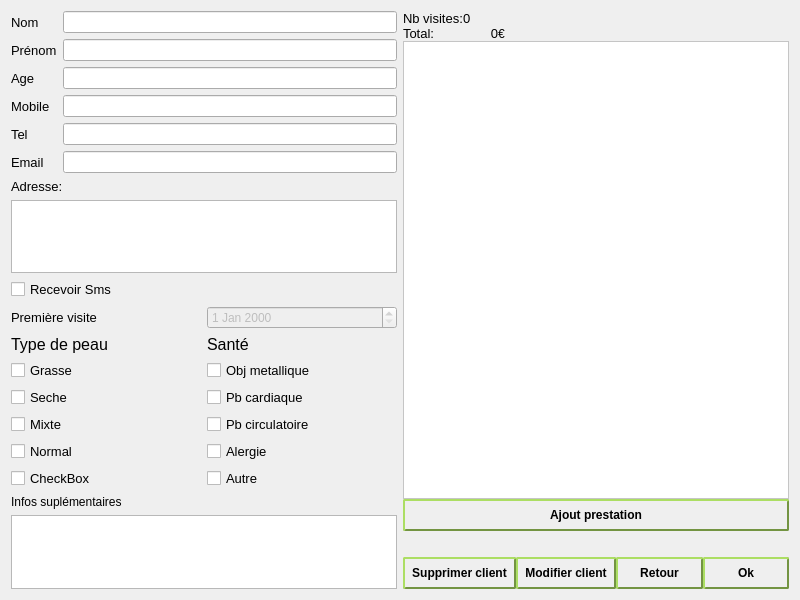
<?xml version="1.0" encoding="UTF-8"?>
<ui version="4.0">
 <class>Dialog</class>
 <widget class="QDialog" name="Dialog">
  <property name="geometry">
   <rect>
    <x>0</x>
    <y>0</y>
    <width>800</width>
    <height>600</height>
   </rect>
  </property>
  <property name="windowTitle">
   <string>Fiche Client</string>
  </property>
  <property name="styleSheet">
   <string notr="true">QDialog
{
/*	background-image:url(image/Zen-Background-23.jpg);
	background-repeat:none;
	background-color:#97d562;*/

/*	background-image:url(image/Zen-Background-23.jpg);*/
	/*background-repeat:none;*/

/*	background-color:#97d562;
	background: qlineargradient(stop: 0 rgba(250,250,250,1), stop: 1 rgba(151,213,98,1));*/
/*	background: qlineargradient( x1: 0, y1: 0, x2: 0, y2: 1,
                                      stop: 0 rgba(250,250,250,255), stop: 1 rgba(151,213,98,255));*/

background: qlineargradient( x1: 100, y1:100, x2: 200, y2: 200,
														stop: 0 rgba(250,250,250,255), stop: 1 rgba(151,213,98,255));


}</string>
  </property>
  <layout class="QGridLayout" name="gridLayout">
   <item row="1" column="1">
    <layout class="QHBoxLayout" name="horizontalLayout">
     <property name="spacing">
      <number>0</number>
     </property>
     <item>
      <widget class="QPushButton" name="pushButton_suppr">
       <property name="styleSheet">
        <string notr="true">QPushButton 
{
	background-image:url(image/bg-button_ns.png);
	background-repeat:repeat-xy;
    border-color:#739442;
     border-style: outset;
     border-width: 2px;
     border-radius: 2px;
     font: bold 12px;
     min-width: 8em;
     padding: 7px;
}

QPushButton:pressed 
{
     background-image:url(image/bg-button_s.png);
	background-repeat:repeat-xy;
    border-color:#739442;
     border-style: inset;
     border-width: 2px;
     border-radius: 2px;
     font: bold 12px;
     min-width: 8em;
     padding: 7px;
 }

QPushButton:hover:!pressed
{
	background-image:url(image/bg-button_h.png);
	background-repeat:repeat-xy;
    border-color:#c2bf48;
     border-style: outset;
     border-width: 2px;
     border-radius: 2px;
     font: bold 12px;
     min-width: 8em;
     padding: 7px;
}

</string>
       </property>
       <property name="text">
        <string>Supprimer client</string>
       </property>
       <property name="icon">
        <iconset>
         <normaloff>../build-JustinePgm-Desktop_Qt_5_4_0_MinGW_32bit-Debug/del.png</normaloff>../build-JustinePgm-Desktop_Qt_5_4_0_MinGW_32bit-Debug/del.png</iconset>
       </property>
       <property name="iconSize">
        <size>
         <width>15</width>
         <height>15</height>
        </size>
       </property>
      </widget>
     </item>
     <item>
      <widget class="QPushButton" name="pushButton_SAVE">
       <property name="styleSheet">
        <string notr="true">QPushButton 
{
	background-image:url(image/bg-button_ns.png);
	background-repeat:repeat-xy;
    border-color:#739442;
     border-style: outset;
     border-width: 2px;
     border-radius: 2px;
     font: bold 12px;
     min-width: 8em;
     padding: 7px;
}

QPushButton:pressed 
{
     background-image:url(image/bg-button_s.png);
	background-repeat:repeat-xy;
    border-color:#739442;
     border-style: inset;
     border-width: 2px;
     border-radius: 2px;
     font: bold 12px;
     min-width: 8em;
     padding: 7px;
 }

QPushButton:hover:!pressed
{
	background-image:url(image/bg-button_h.png);
	background-repeat:repeat-xy;
    border-color:#c2bf48;
     border-style: outset;
     border-width: 2px;
     border-radius: 2px;
     font: bold 12px;
     min-width: 8em;
     padding: 7px;
}

</string>
       </property>
       <property name="text">
        <string>Modifier client</string>
       </property>
       <property name="icon">
        <iconset>
         <normaloff>../build-JustinePgm-Desktop_Qt_5_4_0_MinGW_32bit-Debug/save.png</normaloff>../build-JustinePgm-Desktop_Qt_5_4_0_MinGW_32bit-Debug/save.png</iconset>
       </property>
       <property name="iconSize">
        <size>
         <width>15</width>
         <height>15</height>
        </size>
       </property>
      </widget>
     </item>
     <item>
      <widget class="QPushButton" name="pushButton_retour">
       <property name="styleSheet">
        <string notr="true">QPushButton 
{
	background-image:url(image/bg-button_ns.png);
	background-repeat:repeat-xy;
    border-color:#739442;
     border-style: outset;
     border-width: 2px;
     border-radius: 2px;
     font: bold 12px;
     min-width: 8em;
     padding: 7px;
}

QPushButton:pressed 
{
     background-image:url(image/bg-button_s.png);
	background-repeat:repeat-xy;
    border-color:#739442;
     border-style: inset;
     border-width: 2px;
     border-radius: 2px;
     font: bold 12px;
     min-width: 8em;
     padding: 7px;
 }

QPushButton:hover:!pressed
{
	background-image:url(image/bg-button_h.png);
	background-repeat:repeat-xy;
    border-color:#c2bf48;
     border-style: outset;
     border-width: 2px;
     border-radius: 2px;
     font: bold 12px;
     min-width: 8em;
     padding: 7px;
}

</string>
       </property>
       <property name="text">
        <string>Retour</string>
       </property>
       <property name="icon">
        <iconset>
         <normaloff>../build-JustinePgm-Desktop_Qt_5_4_0_MinGW_32bit-Debug/Cancel.png</normaloff>../build-JustinePgm-Desktop_Qt_5_4_0_MinGW_32bit-Debug/Cancel.png</iconset>
       </property>
       <property name="iconSize">
        <size>
         <width>15</width>
         <height>15</height>
        </size>
       </property>
      </widget>
     </item>
     <item>
      <widget class="QPushButton" name="pushButton_OK">
       <property name="styleSheet">
        <string notr="true">QPushButton 
{
	background-image:url(image/bg-button_ns.png);
	background-repeat:repeat-xy;
    border-color:#739442;
     border-style: outset;
     border-width: 2px;
     border-radius: 2px;
     font: bold 12px;
     min-width: 8em;
     padding: 7px;
}

QPushButton:pressed 
{
     background-image:url(image/bg-button_s.png);
	background-repeat:repeat-xy;
    border-color:#739442;
     border-style: inset;
     border-width: 2px;
     border-radius: 2px;
     font: bold 12px;
     min-width: 8em;
     padding: 7px;
 }

QPushButton:hover:!pressed
{
	background-image:url(image/bg-button_h.png);
	background-repeat:repeat-xy;
    border-color:#c2bf48;
     border-style: outset;
     border-width: 2px;
     border-radius: 2px;
     font: bold 12px;
     min-width: 8em;
     padding: 7px;
}

</string>
       </property>
       <property name="text">
        <string>Ok</string>
       </property>
       <property name="icon">
        <iconset>
         <normaloff>../build-JustinePgm-Desktop_Qt_5_4_0_MinGW_32bit-Debug/Ok.png</normaloff>../build-JustinePgm-Desktop_Qt_5_4_0_MinGW_32bit-Debug/Ok.png</iconset>
       </property>
       <property name="iconSize">
        <size>
         <width>15</width>
         <height>15</height>
        </size>
       </property>
      </widget>
     </item>
    </layout>
   </item>
   <item row="0" column="1">
    <layout class="QVBoxLayout" name="verticalLayout_5">
     <property name="spacing">
      <number>0</number>
     </property>
     <item>
      <layout class="QHBoxLayout" name="horizontalLayout_10"/>
     </item>
     <item>
      <layout class="QHBoxLayout" name="horizontalLayout_4">
       <item>
        <widget class="QLabel" name="label_nbVisite">
         <property name="maximumSize">
          <size>
           <width>60</width>
           <height>16777215</height>
          </size>
         </property>
         <property name="font">
          <font>
           <pointsize>10</pointsize>
          </font>
         </property>
         <property name="text">
          <string>Nb visites:</string>
         </property>
        </widget>
       </item>
       <item>
        <widget class="QLabel" name="nbVisite_valeur">
         <property name="font">
          <font>
           <pointsize>10</pointsize>
          </font>
         </property>
         <property name="layoutDirection">
          <enum>Qt::LeftToRight</enum>
         </property>
         <property name="text">
          <string>0</string>
         </property>
        </widget>
       </item>
      </layout>
     </item>
     <item>
      <layout class="QHBoxLayout" name="horizontalLayout_7">
       <item>
        <widget class="QLabel" name="label_total">
         <property name="maximumSize">
          <size>
           <width>35</width>
           <height>16777215</height>
          </size>
         </property>
         <property name="font">
          <font>
           <pointsize>10</pointsize>
          </font>
         </property>
         <property name="text">
          <string>Total:</string>
         </property>
        </widget>
       </item>
       <item>
        <widget class="QLabel" name="label_cout_total">
         <property name="maximumSize">
          <size>
           <width>60</width>
           <height>16777215</height>
          </size>
         </property>
         <property name="font">
          <font>
           <pointsize>10</pointsize>
          </font>
         </property>
         <property name="layoutDirection">
          <enum>Qt::LeftToRight</enum>
         </property>
         <property name="text">
          <string>0</string>
         </property>
         <property name="alignment">
          <set>Qt::AlignRight|Qt::AlignTrailing|Qt::AlignVCenter</set>
         </property>
        </widget>
       </item>
       <item>
        <widget class="QLabel" name="label_euro">
         <property name="text">
          <string>€</string>
         </property>
        </widget>
       </item>
      </layout>
     </item>
     <item>
      <widget class="QTableView" name="tableView_prestations">
       <property name="layoutDirection">
        <enum>Qt::LeftToRight</enum>
       </property>
       <property name="styleSheet">
        <string notr="true">QTableView 
{
     alternate-background-color: #E2E2E2;
     background: white;
     background-image: url(image/bg-tableview.jpg);
     background-repeat: repeat-xy;

	selection-background-color:#c9ff94;
	selection-color:rgb(0, 0, 0);

}

QHeaderView
{
	font: 75  8pt &quot;MS Shell Dlg 2&quot;;
	color:rgb(255, 255, 255);
}

QHeaderView:section
 {
     background-color: qlineargradient(x1:0, y1:0, x2:0, y2:1,
                                       stop:0 #616161, stop: 0.5 #505050,
                                       stop: 0.6 #434343, stop:1 #656565);

     padding-left: 4px;
     border: 1px solid #6c6c6c;

    font: 75  8pt &quot;MS Shell Dlg 2&quot;;
    color:rgb(255, 255, 255);
 }



</string>
       </property>
      </widget>
     </item>
     <item>
      <widget class="QPushButton" name="ajoutPrestation">
       <property name="styleSheet">
        <string notr="true">QPushButton 
{
	background-image:url(image/bg-button_ns.png);
	background-repeat:repeat-xy;
    border-color:#739442;
     border-style: outset;
     border-width: 2px;
     border-radius: 2px;
     font: bold 12px;
     min-width: 10em;
     padding: 7px;
}

QPushButton:pressed 
{
     background-image:url(image/bg-button_s.png);
	background-repeat:repeat-xy;
    border-color:#739442;
     border-style: inset;
     border-width: 2px;
     border-radius: 2px;
     font: bold 12px;
     min-width: 10em;
     padding: 7px;
 }

QPushButton:hover:!pressed
{
	background-image:url(image/bg-button_h.png);
	background-repeat:repeat-xy;
    border-color:#c2bf48;
     border-style: outset;
     border-width: 2px;
     border-radius: 2px;
     font: bold 12px;
     min-width: 10em;
     padding: 7px;
}

</string>
       </property>
       <property name="text">
        <string>Ajout prestation</string>
       </property>
       <property name="iconSize">
        <size>
         <width>15</width>
         <height>15</height>
        </size>
       </property>
      </widget>
     </item>
     <item>
      <spacer name="horizontalSpacer">
       <property name="orientation">
        <enum>Qt::Horizontal</enum>
       </property>
       <property name="sizeHint" stdset="0">
        <size>
         <width>40</width>
         <height>20</height>
        </size>
       </property>
      </spacer>
     </item>
    </layout>
   </item>
   <item row="0" column="0" rowspan="2">
    <layout class="QVBoxLayout" name="verticalLayout_6">
     <item>
      <layout class="QVBoxLayout" name="verticalLayout_2">
       <item>
        <layout class="QHBoxLayout" name="horizontalLayout_3">
         <item>
          <layout class="QVBoxLayout" name="verticalLayout_7">
           <item>
            <widget class="QLabel" name="label_nom">
             <property name="font">
              <font>
               <pointsize>10</pointsize>
              </font>
             </property>
             <property name="text">
              <string>Nom</string>
             </property>
            </widget>
           </item>
           <item>
            <widget class="QLabel" name="label_prenom">
             <property name="font">
              <font>
               <pointsize>10</pointsize>
              </font>
             </property>
             <property name="text">
              <string>Prénom</string>
             </property>
            </widget>
           </item>
           <item>
            <widget class="QLabel" name="label_age">
             <property name="font">
              <font>
               <pointsize>10</pointsize>
              </font>
             </property>
             <property name="text">
              <string>Age</string>
             </property>
            </widget>
           </item>
           <item>
            <widget class="QLabel" name="label_mobile">
             <property name="font">
              <font>
               <pointsize>10</pointsize>
              </font>
             </property>
             <property name="text">
              <string>Mobile</string>
             </property>
            </widget>
           </item>
           <item>
            <widget class="QLabel" name="label_tel">
             <property name="font">
              <font>
               <pointsize>10</pointsize>
              </font>
             </property>
             <property name="text">
              <string>Tel</string>
             </property>
            </widget>
           </item>
           <item>
            <widget class="QLabel" name="label_email">
             <property name="font">
              <font>
               <pointsize>10</pointsize>
              </font>
             </property>
             <property name="text">
              <string>Email</string>
             </property>
            </widget>
           </item>
          </layout>
         </item>
         <item>
          <layout class="QVBoxLayout" name="verticalLayout_8">
           <item>
            <widget class="QLineEdit" name="lineEdit_nom">
             <property name="styleSheet">
              <string notr="true"/>
             </property>
            </widget>
           </item>
           <item>
            <widget class="QLineEdit" name="lineEdit_prenom"/>
           </item>
           <item>
            <widget class="QLineEdit" name="lineEdit_age"/>
           </item>
           <item>
            <widget class="QLineEdit" name="lineEdit_mobile"/>
           </item>
           <item>
            <widget class="QLineEdit" name="lineEdit_tel"/>
           </item>
           <item>
            <widget class="QLineEdit" name="lineEdit_mail"/>
           </item>
          </layout>
         </item>
        </layout>
       </item>
       <item>
        <widget class="QLabel" name="label_Adresse">
         <property name="font">
          <font>
           <pointsize>10</pointsize>
          </font>
         </property>
         <property name="text">
          <string>Adresse:</string>
         </property>
        </widget>
       </item>
       <item>
        <widget class="QTextEdit" name="adresse_textEdit"/>
       </item>
       <item>
        <layout class="QVBoxLayout" name="verticalLayout">
         <item>
          <widget class="QCheckBox" name="checkBox_newsletter">
           <property name="font">
            <font>
             <pointsize>10</pointsize>
            </font>
           </property>
           <property name="text">
            <string>Recevoir Sms</string>
           </property>
          </widget>
         </item>
         <item>
          <layout class="QHBoxLayout" name="horizontalLayout_2">
           <item>
            <widget class="QLabel" name="label_premiereVisite">
             <property name="font">
              <font>
               <pointsize>10</pointsize>
              </font>
             </property>
             <property name="text">
              <string>Première visite</string>
             </property>
            </widget>
           </item>
           <item>
            <widget class="QDateEdit" name="dateEdit_premVisite">
             <property name="enabled">
              <bool>false</bool>
             </property>
            </widget>
           </item>
          </layout>
         </item>
        </layout>
       </item>
       <item>
        <layout class="QHBoxLayout" name="horizontalLayout_11">
         <item>
          <layout class="QVBoxLayout" name="verticalLayout_4">
           <item>
            <widget class="QLabel" name="label_TypePeau">
             <property name="font">
              <font>
               <pointsize>12</pointsize>
              </font>
             </property>
             <property name="text">
              <string>Type de peau</string>
             </property>
            </widget>
           </item>
           <item>
            <widget class="QCheckBox" name="checkBox_type_0">
             <property name="font">
              <font>
               <pointsize>10</pointsize>
              </font>
             </property>
             <property name="text">
              <string>Grasse</string>
             </property>
            </widget>
           </item>
           <item>
            <widget class="QCheckBox" name="checkBox_type_1">
             <property name="font">
              <font>
               <pointsize>10</pointsize>
              </font>
             </property>
             <property name="text">
              <string>Seche</string>
             </property>
            </widget>
           </item>
           <item>
            <widget class="QCheckBox" name="checkBox_type_2">
             <property name="font">
              <font>
               <pointsize>10</pointsize>
              </font>
             </property>
             <property name="text">
              <string>Mixte</string>
             </property>
            </widget>
           </item>
           <item>
            <widget class="QCheckBox" name="checkBox_type_3">
             <property name="font">
              <font>
               <pointsize>10</pointsize>
              </font>
             </property>
             <property name="text">
              <string>Normal</string>
             </property>
            </widget>
           </item>
           <item>
            <widget class="QCheckBox" name="checkBox_type_4">
             <property name="font">
              <font>
               <pointsize>10</pointsize>
              </font>
             </property>
             <property name="text">
              <string>CheckBox</string>
             </property>
            </widget>
           </item>
          </layout>
         </item>
         <item>
          <layout class="QVBoxLayout" name="verticalLayout_3">
           <item>
            <widget class="QLabel" name="label_sante">
             <property name="font">
              <font>
               <pointsize>12</pointsize>
              </font>
             </property>
             <property name="text">
              <string>Santé</string>
             </property>
            </widget>
           </item>
           <item>
            <widget class="QCheckBox" name="checkBox_sante_0">
             <property name="font">
              <font>
               <pointsize>10</pointsize>
              </font>
             </property>
             <property name="text">
              <string>Obj metallique</string>
             </property>
            </widget>
           </item>
           <item>
            <widget class="QCheckBox" name="checkBox_sante_1">
             <property name="font">
              <font>
               <pointsize>10</pointsize>
              </font>
             </property>
             <property name="text">
              <string>Pb cardiaque</string>
             </property>
            </widget>
           </item>
           <item>
            <widget class="QCheckBox" name="checkBox_sante_2">
             <property name="font">
              <font>
               <pointsize>10</pointsize>
              </font>
             </property>
             <property name="text">
              <string>Pb circulatoire</string>
             </property>
            </widget>
           </item>
           <item>
            <widget class="QCheckBox" name="checkBox_sante_3">
             <property name="font">
              <font>
               <pointsize>10</pointsize>
              </font>
             </property>
             <property name="text">
              <string>Alergie</string>
             </property>
            </widget>
           </item>
           <item>
            <widget class="QCheckBox" name="checkBox_sante_4">
             <property name="font">
              <font>
               <pointsize>10</pointsize>
              </font>
             </property>
             <property name="text">
              <string>Autre</string>
             </property>
            </widget>
           </item>
          </layout>
         </item>
        </layout>
       </item>
      </layout>
     </item>
     <item>
      <layout class="QVBoxLayout" name="verticalLayout_9">
       <item>
        <widget class="QLabel" name="label_info">
         <property name="text">
          <string>Infos suplémentaires</string>
         </property>
        </widget>
       </item>
       <item>
        <widget class="QTextEdit" name="textEdit_info"/>
       </item>
      </layout>
     </item>
    </layout>
   </item>
  </layout>
 </widget>
 <resources/>
 <connections/>
</ui>
